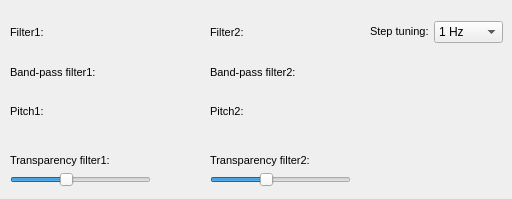
     <widget class="QWidget" name="tab_7">
      <attribute name="title">
       <string>Filter</string>
      </attribute>
      <widget class="QLabel" name="label_89">
       <property name="geometry">
        <rect>
         <x>10</x>
         <y>22</y>
         <width>41</width>
         <height>21</height>
        </rect>
       </property>
       <property name="text">
        <string>&lt;!DOCTYPE HTML PUBLIC &quot;-//W3C//DTD HTML 4.0//EN&quot; &quot;http://www.w3.org/TR/REC-html40/strict.dtd&quot;&gt;
&lt;html&gt;&lt;head&gt;&lt;meta name=&quot;qrichtext&quot; content=&quot;1&quot; /&gt;&lt;style type=&quot;text/css&quot;&gt;
p, li { white-space: pre-wrap; }
&lt;/style&gt;&lt;/head&gt;&lt;body style=&quot; font-family:'MS Shell Dlg 2'; font-size:8.25pt; font-weight:400; font-style:normal;&quot;&gt;
&lt;p style=&quot; margin-top:0px; margin-bottom:0px; margin-left:0px; margin-right:0px; -qt-block-indent:0; text-indent:0px;&quot;&gt;&lt;span style=&quot; font-size:8pt;&quot;&gt;Filter1:&lt;/span&gt;&lt;/p&gt;&lt;/body&gt;&lt;/html&gt;</string>
       </property>
      </widget>
      <widget class="QWidget" name="WdgFilter1Color" native="true">
       <property name="geometry">
        <rect>
         <x>100</x>
         <y>20</y>
         <width>50</width>
         <height>25</height>
        </rect>
       </property>
      </widget>
      <widget class="QWidget" name="WdgBand1Color" native="true">
       <property name="geometry">
        <rect>
         <x>100</x>
         <y>60</y>
         <width>50</width>
         <height>25</height>
        </rect>
       </property>
      </widget>
      <widget class="QWidget" name="WdgPitchColor1" native="true">
       <property name="geometry">
        <rect>
         <x>100</x>
         <y>100</y>
         <width>50</width>
         <height>25</height>
        </rect>
       </property>
      </widget>
      <widget class="QLabel" name="label_96">
       <property name="geometry">
        <rect>
         <x>10</x>
         <y>101</y>
         <width>91</width>
         <height>21</height>
        </rect>
       </property>
       <property name="text">
        <string>&lt;!DOCTYPE HTML PUBLIC &quot;-//W3C//DTD HTML 4.0//EN&quot; &quot;http://www.w3.org/TR/REC-html40/strict.dtd&quot;&gt;
&lt;html&gt;&lt;head&gt;&lt;meta name=&quot;qrichtext&quot; content=&quot;1&quot; /&gt;&lt;style type=&quot;text/css&quot;&gt;
p, li { white-space: pre-wrap; }
&lt;/style&gt;&lt;/head&gt;&lt;body style=&quot; font-family:'MS Shell Dlg 2'; font-size:8.25pt; font-weight:400; font-style:normal;&quot;&gt;
&lt;p style=&quot; margin-top:0px; margin-bottom:0px; margin-left:0px; margin-right:0px; -qt-block-indent:0; text-indent:0px;&quot;&gt;&lt;span style=&quot; font-size:8pt;&quot;&gt;Pitch1:&lt;/span&gt;&lt;/p&gt;&lt;/body&gt;&lt;/html&gt;</string>
       </property>
      </widget>
      <widget class="QWidget" name="WdgPitchColor2" native="true">
       <property name="geometry">
        <rect>
         <x>300</x>
         <y>100</y>
         <width>50</width>
         <height>25</height>
        </rect>
       </property>
      </widget>
      <widget class="QLabel" name="label_91">
       <property name="geometry">
        <rect>
         <x>210</x>
         <y>22</y>
         <width>41</width>
         <height>21</height>
        </rect>
       </property>
       <property name="text">
        <string>&lt;!DOCTYPE HTML PUBLIC &quot;-//W3C//DTD HTML 4.0//EN&quot; &quot;http://www.w3.org/TR/REC-html40/strict.dtd&quot;&gt;
&lt;html&gt;&lt;head&gt;&lt;meta name=&quot;qrichtext&quot; content=&quot;1&quot; /&gt;&lt;style type=&quot;text/css&quot;&gt;
p, li { white-space: pre-wrap; }
&lt;/style&gt;&lt;/head&gt;&lt;body style=&quot; font-family:'MS Shell Dlg 2'; font-size:8.25pt; font-weight:400; font-style:normal;&quot;&gt;
&lt;p style=&quot; margin-top:0px; margin-bottom:0px; margin-left:0px; margin-right:0px; -qt-block-indent:0; text-indent:0px;&quot;&gt;&lt;span style=&quot; font-size:8pt;&quot;&gt;Filter2:&lt;/span&gt;&lt;/p&gt;&lt;/body&gt;&lt;/html&gt;</string>
       </property>
      </widget>
      <widget class="QLabel" name="label_99">
       <property name="geometry">
        <rect>
         <x>210</x>
         <y>101</y>
         <width>91</width>
         <height>21</height>
        </rect>
       </property>
       <property name="text">
        <string>&lt;!DOCTYPE HTML PUBLIC &quot;-//W3C//DTD HTML 4.0//EN&quot; &quot;http://www.w3.org/TR/REC-html40/strict.dtd&quot;&gt;
&lt;html&gt;&lt;head&gt;&lt;meta name=&quot;qrichtext&quot; content=&quot;1&quot; /&gt;&lt;style type=&quot;text/css&quot;&gt;
p, li { white-space: pre-wrap; }
&lt;/style&gt;&lt;/head&gt;&lt;body style=&quot; font-family:'MS Shell Dlg 2'; font-size:8.25pt; font-weight:400; font-style:normal;&quot;&gt;
&lt;p style=&quot; margin-top:0px; margin-bottom:0px; margin-left:0px; margin-right:0px; -qt-block-indent:0; text-indent:0px;&quot;&gt;&lt;span style=&quot; font-size:8pt;&quot;&gt;Pitch2:&lt;/span&gt;&lt;/p&gt;&lt;/body&gt;&lt;/html&gt;</string>
       </property>
      </widget>
      <widget class="QWidget" name="WdgBand2Color" native="true">
       <property name="geometry">
        <rect>
         <x>300</x>
         <y>60</y>
         <width>50</width>
         <height>25</height>
        </rect>
       </property>
      </widget>
      <widget class="QWidget" name="WdgFilter2Color" native="true">
       <property name="geometry">
        <rect>
         <x>300</x>
         <y>20</y>
         <width>50</width>
         <height>25</height>
        </rect>
       </property>
      </widget>
      <widget class="QSlider" name="hslTransparentFilter1">
       <property name="geometry">
        <rect>
         <x>10</x>
         <y>170</y>
         <width>141</width>
         <height>20</height>
        </rect>
       </property>
       <property name="maximum">
        <number>255</number>
       </property>
       <property name="value">
        <number>100</number>
       </property>
       <property name="orientation">
        <enum>Qt::Horizontal</enum>
       </property>
      </widget>
      <widget class="QLabel" name="label_97">
       <property name="geometry">
        <rect>
         <x>10</x>
         <y>150</y>
         <width>121</width>
         <height>21</height>
        </rect>
       </property>
       <property name="text">
        <string>&lt;!DOCTYPE HTML PUBLIC &quot;-//W3C//DTD HTML 4.0//EN&quot; &quot;http://www.w3.org/TR/REC-html40/strict.dtd&quot;&gt;
&lt;html&gt;&lt;head&gt;&lt;meta name=&quot;qrichtext&quot; content=&quot;1&quot; /&gt;&lt;style type=&quot;text/css&quot;&gt;
p, li { white-space: pre-wrap; }
&lt;/style&gt;&lt;/head&gt;&lt;body style=&quot; font-family:'MS Shell Dlg 2'; font-size:8.25pt; font-weight:400; font-style:normal;&quot;&gt;
&lt;p style=&quot; margin-top:0px; margin-bottom:0px; margin-left:0px; margin-right:0px; -qt-block-indent:0; text-indent:0px;&quot;&gt;&lt;span style=&quot; font-size:8pt;&quot;&gt;Transparency f&lt;/span&gt;&lt;span style=&quot; font-size:8pt;&quot;&gt;ilter1:&lt;/span&gt;&lt;/p&gt;&lt;/body&gt;&lt;/html&gt;</string>
       </property>
      </widget>
      <widget class="QSlider" name="hslTransparentFilter2">
       <property name="geometry">
        <rect>
         <x>210</x>
         <y>170</y>
         <width>141</width>
         <height>20</height>
        </rect>
       </property>
       <property name="maximum">
        <number>255</number>
       </property>
       <property name="value">
        <number>100</number>
       </property>
       <property name="orientation">
        <enum>Qt::Horizontal</enum>
       </property>
      </widget>
      <widget class="QLabel" name="label_100">
       <property name="geometry">
        <rect>
         <x>210</x>
         <y>150</y>
         <width>121</width>
         <height>21</height>
        </rect>
       </property>
       <property name="text">
        <string>&lt;!DOCTYPE HTML PUBLIC &quot;-//W3C//DTD HTML 4.0//EN&quot; &quot;http://www.w3.org/TR/REC-html40/strict.dtd&quot;&gt;
&lt;html&gt;&lt;head&gt;&lt;meta name=&quot;qrichtext&quot; content=&quot;1&quot; /&gt;&lt;style type=&quot;text/css&quot;&gt;
p, li { white-space: pre-wrap; }
&lt;/style&gt;&lt;/head&gt;&lt;body style=&quot; font-family:'MS Shell Dlg 2'; font-size:8.25pt; font-weight:400; font-style:normal;&quot;&gt;
&lt;p style=&quot; margin-top:0px; margin-bottom:0px; margin-left:0px; margin-right:0px; -qt-block-indent:0; text-indent:0px;&quot;&gt;&lt;span style=&quot; font-size:8pt;&quot;&gt;Transparency filter2:&lt;/span&gt;&lt;/p&gt;&lt;/body&gt;&lt;/html&gt;</string>
       </property>
      </widget>
      <widget class="QLabel" name="label_101">
       <property name="geometry">
        <rect>
         <x>10</x>
         <y>62</y>
         <width>91</width>
         <height>21</height>
        </rect>
       </property>
       <property name="text">
        <string>&lt;!DOCTYPE HTML PUBLIC &quot;-//W3C//DTD HTML 4.0//EN&quot; &quot;http://www.w3.org/TR/REC-html40/strict.dtd&quot;&gt;
&lt;html&gt;&lt;head&gt;&lt;meta name=&quot;qrichtext&quot; content=&quot;1&quot; /&gt;&lt;style type=&quot;text/css&quot;&gt;
p, li { white-space: pre-wrap; }
&lt;/style&gt;&lt;/head&gt;&lt;body style=&quot; font-family:'MS Shell Dlg 2'; font-size:8.25pt; font-weight:400; font-style:normal;&quot;&gt;
&lt;p style=&quot; margin-top:0px; margin-bottom:0px; margin-left:0px; margin-right:0px; -qt-block-indent:0; text-indent:0px;&quot;&gt;&lt;span style=&quot; font-size:8pt;&quot;&gt;Band-pass filter1:&lt;/span&gt;&lt;/p&gt;&lt;/body&gt;&lt;/html&gt;</string>
       </property>
      </widget>
      <widget class="QLabel" name="label_102">
       <property name="geometry">
        <rect>
         <x>210</x>
         <y>62</y>
         <width>91</width>
         <height>21</height>
        </rect>
       </property>
       <property name="text">
        <string>&lt;!DOCTYPE HTML PUBLIC &quot;-//W3C//DTD HTML 4.0//EN&quot; &quot;http://www.w3.org/TR/REC-html40/strict.dtd&quot;&gt;
&lt;html&gt;&lt;head&gt;&lt;meta name=&quot;qrichtext&quot; content=&quot;1&quot; /&gt;&lt;style type=&quot;text/css&quot;&gt;
p, li { white-space: pre-wrap; }
&lt;/style&gt;&lt;/head&gt;&lt;body style=&quot; font-family:'MS Shell Dlg 2'; font-size:8.25pt; font-weight:400; font-style:normal;&quot;&gt;
&lt;p style=&quot; margin-top:0px; margin-bottom:0px; margin-left:0px; margin-right:0px; -qt-block-indent:0; text-indent:0px;&quot;&gt;&lt;span style=&quot; font-size:8pt;&quot;&gt;Band-pass filter2:&lt;/span&gt;&lt;/p&gt;&lt;/body&gt;&lt;/html&gt;</string>
       </property>
      </widget>
      <widget class="QComboBox" name="cbStepFilter">
       <property name="geometry">
        <rect>
         <x>434</x>
         <y>21</y>
         <width>69</width>
         <height>22</height>
        </rect>
       </property>
       <item>
        <property name="text">
         <string>1 Hz</string>
        </property>
       </item>
       <item>
        <property name="text">
         <string>5 Hz</string>
        </property>
       </item>
       <item>
        <property name="text">
         <string>10 Hz</string>
        </property>
       </item>
       <item>
        <property name="text">
         <string>25 Hz</string>
        </property>
       </item>
       <item>
        <property name="text">
         <string>50 Hz</string>
        </property>
       </item>
       <item>
        <property name="text">
         <string>100 Hz</string>
        </property>
       </item>
       <item>
        <property name="text">
         <string>250 Hz</string>
        </property>
       </item>
       <item>
        <property name="text">
         <string>500 Hz</string>
        </property>
       </item>
       <item>
        <property name="text">
         <string>1 kHz</string>
        </property>
       </item>
      </widget>
      <widget class="QLabel" name="label_9">
       <property name="geometry">
        <rect>
         <x>370</x>
         <y>24</y>
         <width>61</width>
         <height>16</height>
        </rect>
       </property>
       <property name="text">
        <string>&lt;!DOCTYPE HTML PUBLIC &quot;-//W3C//DTD HTML 4.0//EN&quot; &quot;http://www.w3.org/TR/REC-html40/strict.dtd&quot;&gt;
&lt;html&gt;&lt;head&gt;&lt;meta name=&quot;qrichtext&quot; content=&quot;1&quot; /&gt;&lt;style type=&quot;text/css&quot;&gt;
p, li { white-space: pre-wrap; }
&lt;/style&gt;&lt;/head&gt;&lt;body style=&quot; font-family:'MS Shell Dlg 2'; font-size:8.25pt; font-weight:400; font-style:normal;&quot;&gt;
&lt;p style=&quot; margin-top:0px; margin-bottom:0px; margin-left:0px; margin-right:0px; -qt-block-indent:0; text-indent:0px;&quot;&gt;&lt;span style=&quot; font-size:8pt;&quot;&gt;Step tuning:&lt;/span&gt;&lt;/p&gt;&lt;/body&gt;&lt;/html&gt;</string>
       </property>
      </widget>
     </widget>
